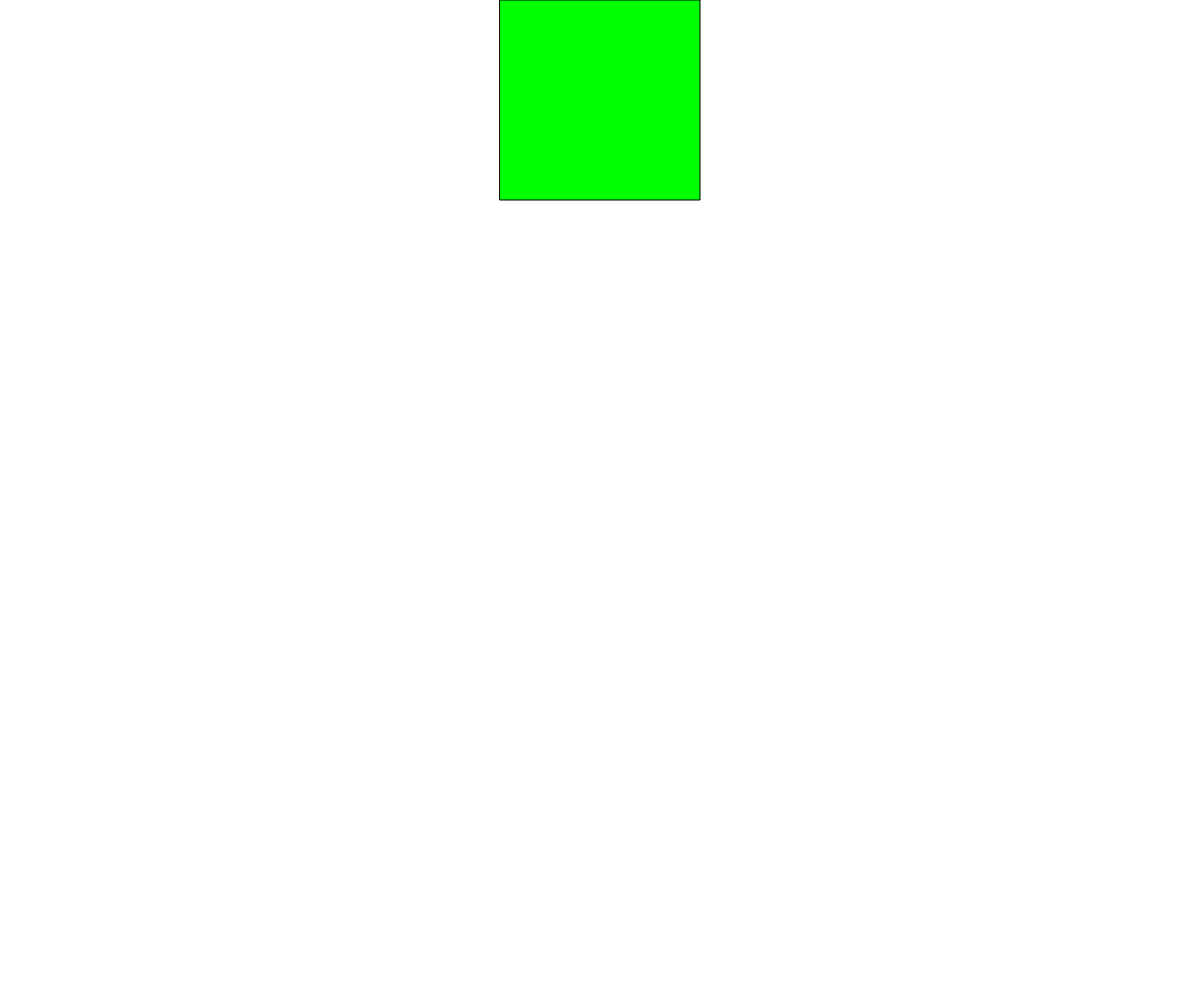
Frame 1 (no input)
Frame 60 (no input): identical to frame 1, image omitted
Frame 120 (the mouse pressed at the canvas centre since frame 60): identical to frame 1, image omitted

The p5.js sketch that drew this single still picture (run headless with seeded random() and noise() and a simulated clock; from frame 60 on, the mouse is pressed at the canvas centre):

// p5.js sketch
// ── sketch.js
let players=[];
let a;
let b;
let c;

function setup(){
	createCanvas(windowWidth,windowHeight);
	background(255);
		let z = new player(windowWidth/2,windowHeight/2);
		players.push(z);
		console.log(players);
}

function draw(){
background(255);
	for (let i = 0; i < players.length; i++) {
		players[i].drawPlayer(); //do I need to add the coordinates?
    players[i].movePlayer();
	//	players[i].diePlayer();
  }
 obstacle(windowWidth/2-100,0,200);
}


class player {
	constructor(x,y,w){ //every ball needs an x value and a y value
		this.x = x;
  	this.y = y;
		this.w = w;
	}

	drawPlayer(){  // draw a ball on the screen at x,y
		stroke(0);
		strokeWeight(1);
    fill(0,0,255);
		rect(this.x,this.y,this.w,this.w);
		if (this.w >= 50 && keyIsDown(189)){
			this.w = .95*this.w;
		}
	}

	movePlayer(){
		if (keyIsDown(RIGHT_ARROW)) {
			this.x = this.x +10;
		}

		if (keyIsDown(LEFT_ARROW)) {
			this.x = this.x -10;
		}

		if(keyIsDown(UP_ARROW)){
			this.y = this.y -10;
		}

		if(keyIsDown(DOWN_ARROW)){
			this.y = this.y +10;
		}
  }
 // diePlayer(){ //this is not working. I want it to create a white screen that says "you loose" when the player comes into contact with a line, right now it is not reacting at all.
	//  if(b <= this.x+this.w && b>=this.x && this.y+this.w >= 0 && this.y+this.w <= d){
	// 	 noStroke();
	// 	 fill(255);
	// 	 		rect(0,0,windowWidth,windowHeight);
	// 	push();
	// 		scale(5.0);
	// 		fill(0);
	// 			text('YOU LOOSE!',windowWidth/2,windowHeight/2);//the screen goes white, but teh text does not appear
	// 	pop();
	// 	}
	// }
}

// function loosePoints(){
// 	let p = 10;
// 	if(mouseX>=x && mouseX<=x+w && mouseY>=y && mouseY<=y+w){
// 		print('I work')
// 		fill(255,0,0);
// 			rect(x,y,w,w);
// 		p = p-1
// 	}
// }

// function grandure() {
// 	let c = [60,-60];
// 	c = random(c);
// 	print(c);
// 	for(i=0; i<2; i++){
// 		for(let y =round(random(0,windowHeight/2 +75)); y>=0 && y<=windowHeight/2 +75; y+c){
// 			for(let x =round(random(0,windowWidth/2 +75)); x>=0 && x<=windowWidth/2 +75; x+c){
// 				rect(x,y);
// 			}
// 		}
// 	}
// }

function obstacle(a,b,c){
this.a = a
this.b = b
this.c = c
	fill(0,255,0);
		rect(a,b,c,c);
	if(mouseX>=a && mouseX<=a+c && mouseY>=b && mouseY<=b+c){
		fill(255,0,0);
			rect(a,b,c,c);
}
}
